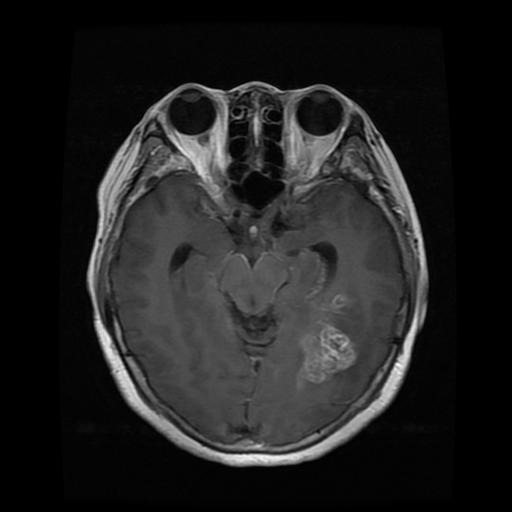
#> input picture imagens/gg.jpg, 512 x 512 px
$ jupyter execute --allow-errors region_growing.ipynb
#> lines starting #> are read from the running program, lines starting #| are printed output that depends on the picture; after the words box and inside, x2 and y2 are one past the last pixel; in counts of white or black regions, pixels touching at a corner belong together
## Segmentação de imagens por Crescimento de Região (Level Set)

[cell 1]
import numpy as np
import matplotlib.pyplot as plt
from skimage.io import imread
from skimage.color import rgb2gray
import glob
import cv2
from skimage.exposure import equalize_hist
from skimage.segmentation import morphological_chan_vese
from skimage import io, color

[cell 2]
def alargam_contraste(image, k, E):
    # Verificar se a imagem é um array NumPy
    if not isinstance(image, np.ndarray):
        raise ValueError("A entrada deve ser uma matriz NumPy.")

    # Aplicar a transformação de alargamento de contraste à imagem
    result_image = 1 / (1 + (k / image) ** E)

    # Normalizar os valores resultantes para o intervalo [0, 255]
    result_image = (result_image * 255).astype(np.uint8)

    return result_image

# Função para aplicar a transformação de n-ésima potência em uma imagem
def power_transform(image, gamma):
    result = np.power(image, gamma)
    return result.astype(np.uint8)

# Carregar uma imagem em escala de cinza
# image = cv2.imread('images/modelo2.jpg', cv2.IMREAD_GRAYSCALE)
image = cv2.imread('imagens/gg.jpg', cv2.IMREAD_GRAYSCALE)
#> image is the input picture: shape (512, 512); min 0, max 255, mean 32.8

# Definir os parâmetros k e E (ajuste conforme necessário)
# k = 100
# E = 2

# k controla a inclinação da transformação e afeta a quantidade de alargamento.
# E controla a forma da curva de transformação e influencia como o contraste é ajustado.

# Aplicar a transformação de alargamento de contraste
equalized_image = equalize_hist(image)
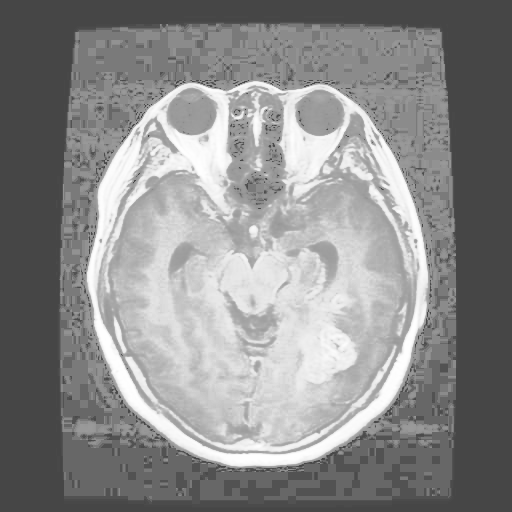
#> equalized_image: shape (512, 512) float64; min 0.276, max 1, mean 0.548
# result_image = alargam_contraste(equalized_image, k = 2, E = 3)
result_image = alargam_contraste(image, k = 250, E = 1)
#> in alargam_contraste, `result_image = 1 / (1 + (k / image) ** E)`:
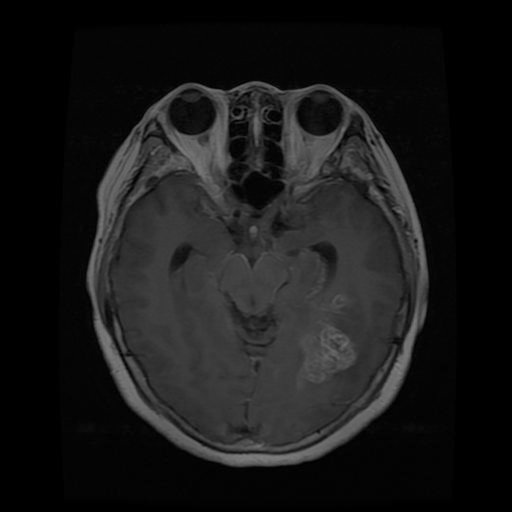
#> result_image: shape (512, 512) float64; min 0, max 0.505, mean 0.0977

equalized_image2 = equalize_hist(result_image)

power_image = power_transform(image, gamma=1.1)
#> in power_transform, `return result.astype(np.uint8)`:
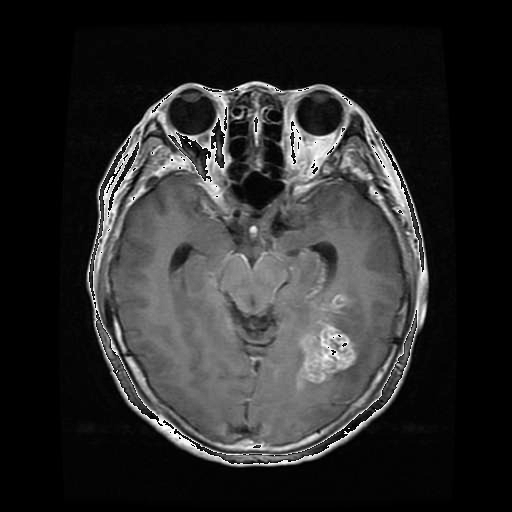
#> returned value: shape (512, 512); min 0, max 254, mean 44.1


# Exibir a imagem original e a imagem resultante
plt.figure(figsize=(15, 10))
plt.subplot(1, 3, 1)
plt.title('Imagem Original')
plt.imshow(image, cmap='gray')
plt.subplot(1, 3, 2)
plt.title('Imagem com Alargamento de Contraste')
plt.imshow(equalized_image2, cmap='gray')
plt.subplot(1, 3, 3)
plt.title('Imagem com Realce de Raiz')
plt.imshow(power_image, cmap='gray')
plt.show()
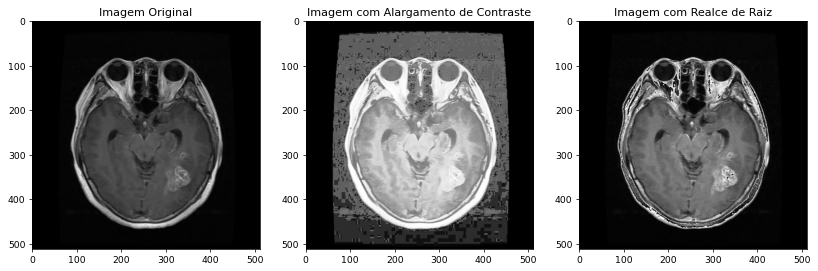
#> figure drawn by matplotlib, 3 panels

[cell 3]
def region_growth_level_set(image, num_iter, init_level):
    # Convertendo a imagem para escala de cinza se necessário
    if image.ndim == 3:
        image = color.rgb2gray(image)

    # Aplicando o método Chan-Vese para segmentação
    segmented = morphological_chan_vese(image, num_iter=num_iter, init_level_set=init_level, smoothing=1, lambda1=1, lambda2=1)

    return segmented

[cell 4]
# Carregar a imagem
image_path = "glioma_tumor/gg (5).jpg"  # Substitua pelo caminho correto
#> (the rest of this cell did not finish here and is left out)

[cell 5]
# Carregar a imagem
image_path = "imagens/T1_0001_D3.png"
#> image_path = 'imagens/T1_0001_D3.png'
image = io.imread(image_path)
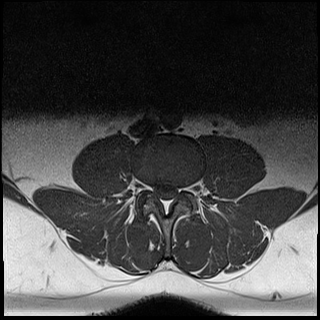
#> input picture imagens/T1_0001_D3.png, 320 x 320 px
#> image is the input picture: shape (320, 320); min 0, max 255, mean 68.1

# Aplicar o algoritmo de crescimento de região com Level Set
segmented_image = region_growth_level_set(image, num_iter = 300, init_level="checkerboard")
#> in region_growth_level_set, `segmented = morphological_chan_vese(image, num_iter=num_iter, init_lev..`:
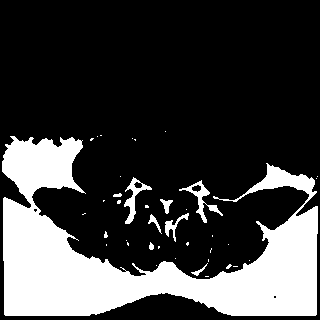
#> segmented: shape (320, 320) int8; values 0 (black) and 1 (white), 25.1% white; 39 white regions (30 under 20 px), largest, box (x1, y1, x2, y2) and area: (2, 136, 318, 316) 24312, (179, 180, 223, 223) 395, (124, 177, 152, 224) 367

# Visualização dos resultados
plt.figure(figsize=(12, 6))

plt.subplot(1, 2, 1)
plt.imshow(image, cmap='gray')
plt.title('Imagem Original')

plt.subplot(1, 2, 2)
plt.imshow(segmented_image, cmap='gray')
plt.title('Crescimento de Região com Level Set')

plt.show()

[cell 6]
import numpy as np
import matplotlib.pyplot as plt
from skimage import io, color
from skimage.segmentation import morphological_chan_vese

def segment_region_by_label(image, label_image, target_label, iterations=100, init_level_set="checkerboard"):
    # Criar uma máscara com base no rótulo desejado
    mask = (label_image == target_label)

    # Converter a imagem para escala de cinza se necessário
    if image.ndim == 3:
        gray_image = color.rgb2gray(image)
    else:
        gray_image = image

    # Aplicar a função morphological_chan_vese para segmentação usando a máscara
    segmented = morphological_chan_vese(gray_image, num_iter=iterations, init_level_set=init_level_set, mask=mask)

    return segmented

def main():
    # Carregar a imagem
    image_path = "imagens/T1_0001_D3.png"  # Substitua pelo caminho correto
    image = io.imread(image_path)

    # Carregar a imagem de rótulos (label_image)
    label_image_path = "imagens/L1_0001_D3.png"  # Substitua pelo caminho correto
    label_image = io.imread(label_image_path, as_gray=True)
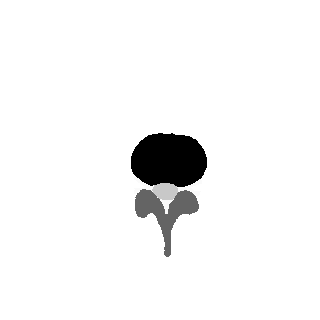
#> input picture imagens/L1_0001_D3.png, 320 x 320 px
#> label_image is the input picture: shape (320, 320); min 0, max 255, mean 244.1

    # Escolher um rótulo (target_label) específico para segmentação
    target_label = 1  # Substitua pelo rótulo desejado

    # Aplicar a função para segmentar a região com base no rótulo
    segmented_region = segment_region_by_label(image, label_image, target_label)
#> in segment_region_by_label, `mask = (label_image == target_label)`: mask: shape (320, 320) bool; every value is 0

    # Visualização dos resultados
    plt.figure(figsize=(12, 6))

    plt.subplot(1, 3, 1)
    plt.imshow(image)
    plt.title('Imagem Original')

    plt.subplot(1, 3, 2)
    plt.imshow(label_image, cmap='jet')
    plt.title('Imagem de Rótulos')

    plt.subplot(1, 3, 3)
    plt.imshow(segmented_region, cmap='gray')
    plt.title('Região Segmentada')

    plt.show()

#> (the rest of this cell did not finish here and is left out)

[cell 7]
import numpy as np
import matplotlib.pyplot as plt
from skimage import io, color
from skimage.segmentation import morphological_chan_vese

def segment_region_by_label(image, label_image, target_label, iterations=100, init_level_set="checkerboard"):
    # Criar uma máscara com base no rótulo desejado
#> called with target_label = 1, iterations = 100, init_level_set = 'checkerboard'
    mask = (label_image == target_label)

    # Converter a imagem para escala de cinza se necessário
    if image.ndim == 3:
        gray_image = color.rgb2gray(image)
    else:
        gray_image = image

    # Aplicar a função morphological_chan_vese para segmentar a região da imagem de rótulos
    segmented_region = morphological_chan_vese(mask.astype(float), num_iter=iterations, init_level_set=init_level_set)
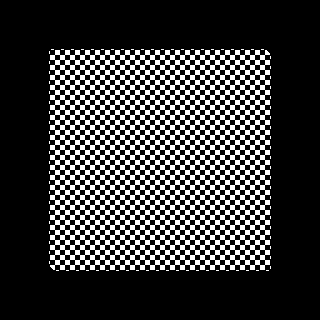
#> segmented_region: shape (320, 320) int8; values 0 (black) and 1 (white), 23.9% white; 89 white regions (88 under 20 px), largest, box (x1, y1, x2, y2) and area: (50, 50, 270, 270) 24188

    # Aplicar a região segmentada à imagem original
    segmented_image = np.zeros_like(gray_image)
    segmented_image[mask] = segmented_region

    return segmented_image

def main():
    # Carregar a imagem
    image_path = "imagens/T1_0001_D3.png"  # Substitua pelo caminho correto
    image = io.imread(image_path)

    # Carregar a imagem de rótulos (label_image)
    label_image_path = "imagens/L1_0001_D3.png"  # Substitua pelo caminho correto
    label_image = io.imread(label_image_path, as_gray=True)

    # Escolher um rótulo (target_label) específico para segmentação
    target_label = 1  # Substitua pelo rótulo desejado

    # Aplicar a função para segmentar a região com base no rótulo
    segmented_region = segment_region_by_label(image, label_image, target_label)

    # Visualização dos resultados
    plt.figure(figsize=(12, 6))

    plt.subplot(1, 3, 1)
    plt.imshow(image)
    plt.title('Imagem Original')

    plt.subplot(1, 3, 2)
    plt.imshow(label_image, cmap='jet')
    plt.title('Imagem de Rótulos')

    plt.subplot(1, 3, 3)
    plt.imshow(segmented_region, cmap='gray')
    plt.title('Região Segmentada')

    plt.show()

#> (the rest of this cell did not finish here and is left out)

[cell 8]
import numpy as np
import matplotlib.pyplot as plt
from skimage import io, color
from skimage.segmentation import morphological_chan_vese

def segment_region_by_label(image, label_image, target_label, iterations=300, init_level_set="checkerboard"):
    # Criar uma máscara com base no rótulo desejado
#> called with target_label = 1, iterations = 300, init_level_set = 'checkerboard'
    mask = (label_image == target_label)

    # Converter a imagem para escala de cinza se necessário
    if image.ndim == 3:
        gray_image = color.rgb2gray(image)
    else:
        gray_image = image

    # Aplicar a função morphological_chan_vese para segmentar a região da imagem de rótulos
    segmented_region = morphological_chan_vese(mask.astype(float), num_iter=iterations, init_level_set=init_level_set)
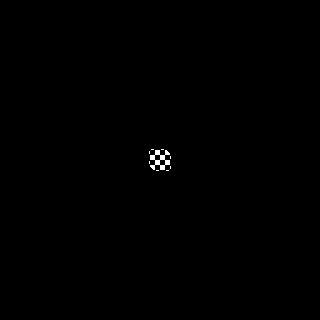
#> segmented_region: shape (320, 320) int8; values 0 (black) and 1 (white), 0.21% white; 9 white regions (8 under 20 px), largest, box (x1, y1, x2, y2) and area: (150, 150, 170, 170) 188

    # Aplicar a região segmentada à imagem original
    segmented_image = np.copy(gray_image)
    segmented_image[mask] = segmented_region[mask]

    return segmented_image

def main():
    # Carregar a imagem
    image_path = "imagens/T1_0001_D3.png"  # Substitua pelo caminho correto
    image = io.imread(image_path)

    # Carregar a imagem de rótulos (label_image)
    label_image_path = "imagens/L1_0001_D3.png"  # Substitua pelo caminho correto
    label_image = io.imread(label_image_path, as_gray=True)

    # Escolher um rótulo (target_label) específico para segmentação
    target_label = 1  # Substitua pelo rótulo desejado

    # Aplicar a função para segmentar a região com base no rótulo
    segmented_region = segment_region_by_label(image, label_image, target_label)

    # Visualização dos resultados
    plt.figure(figsize=(12, 6))

    plt.subplot(1, 3, 1)
    plt.imshow(image)
    plt.title('Imagem Original')

    plt.subplot(1, 3, 2)
    plt.imshow(label_image, cmap='jet')
    plt.title('Imagem de Rótulos')

    plt.subplot(1, 3, 3)
    plt.imshow(segmented_region, cmap='gray')
    plt.title('Região Segmentada')

    plt.show()

if __name__ == "__main__":
    main()

[cell 9]
import numpy as np
import matplotlib.pyplot as plt
from skimage import io, color
from skimage.segmentation import morphological_chan_vese

def segment_region_by_label(image, label_image, target_label, iterations=100, init_level_set="checkerboard"):
    # Criar uma máscara com base no rótulo desejado
    mask = (label_image == target_label)

    # Converter a imagem para escala de cinza se necessário
    if image.ndim == 3:
        gray_image = color.rgb2gray(image)
    else:
        gray_image = image

    # Aplicar a função morphological_chan_vese para segmentar a região da imagem de rótulos
    segmented_region = morphological_chan_vese(mask.astype(float), num_iter=iterations, init_level_set=init_level_set)

    # Extrair a região segmentada da imagem original
    segmented_image = np.copy(image)
    segmented_image[~mask] = 0  # Configurar pixels fora da região segmentada para zero

    return segmented_image

def main():
    # Carregar a imagem
    image_path = "imagens/T1_0001_D3.png"  # Substitua pelo caminho correto
    image = io.imread(image_path)

    # Carregar a imagem de rótulos (label_image)
    label_image_path = "imagens/L1_0001_D3.png"  # Substitua pelo caminho correto
    label_image = io.imread(label_image_path, as_gray=True)

    # Escolher um rótulo (target_label) específico para segmentação
    target_label = 1  # Substitua pelo rótulo desejado

    # Aplicar a função para segmentar a região com base no rótulo
    segmented_region = segment_region_by_label(image, label_image, target_label)

    # Visualização dos resultados
    plt.figure(figsize=(12, 6))

    plt.subplot(1, 3, 1)
    plt.imshow(image)
    plt.title('Imagem Original')

    plt.subplot(1, 3, 2)
    plt.imshow(label_image, cmap='jet')
    plt.title('Imagem de Rótulos')

    plt.subplot(1, 3, 3)
    plt.imshow(segmented_region)
    plt.title('Região Segmentada')

    plt.show()

    # Salvar a região segmentada em um novo arquivo
    output_path = "imagens/labels/segmented_region.png"  # Substitua pelo caminho desejado
    io.imsave(output_path, segmented_region)

if __name__ == "__main__":
    main()
